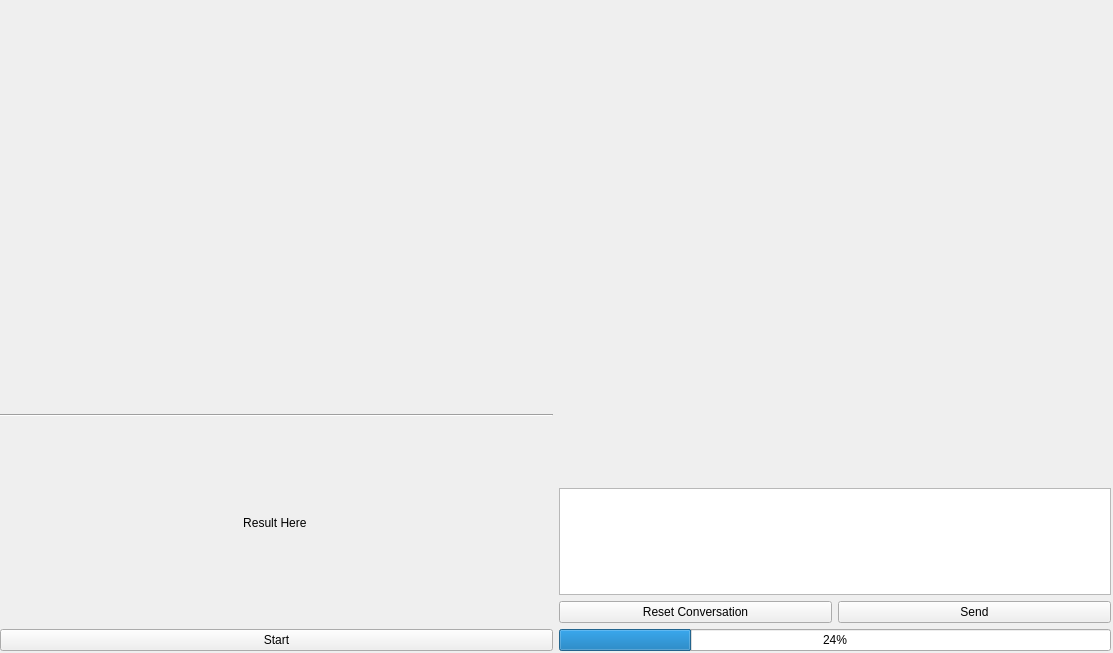
<?xml version="1.0" encoding="UTF-8"?>
<ui version="4.0">
    <class>Form</class>
    <widget class="QWidget" name="Form">
        <property name="geometry">
            <rect>
                <x>0</x>
                <y>0</y>
                <width>1113</width>
                <height>653</height>
            </rect>
        </property>
        <property name="windowTitle">
            <string>Form</string>
        </property>
        <property name="styleSheet">
            <string notr="true">font: italic 9pt &quot;得意黑&quot;;</string>
        </property>
        <widget class="QWidget" name="gridLayoutWidget">
            <property name="geometry">
                <rect>
                    <x>0</x>
                    <y>0</y>
                    <width>1111</width>
                    <height>651</height>
                </rect>
            </property>
            <layout class="QGridLayout" name="gridLayout">
                <item row="0" column="1">
                    <layout class="QHBoxLayout" name="horizontalLayout">
                        <item>
                            <layout class="QVBoxLayout" name="verticalLayout">
                                <item>
                                    <layout class="QVBoxLayout" name="verticalLayout_2">
                                        <item>
                                            <widget class="QWidget" name="widget" native="true">
                                                <property name="sizePolicy">
                                                    <sizepolicy hsizetype="Preferred" vsizetype="Expanding">
                                                        <horstretch>0</horstretch>
                                                        <verstretch>0</verstretch>
                                                    </sizepolicy>
                                                </property>
                                            </widget>
                                        </item>
                                        <item>
                                            <widget class="Line" name="line">
                                                <property name="orientation">
                                                    <enum>Qt::Horizontal</enum>
                                                </property>
                                            </widget>
                                        </item>
                                        <item>
                                            <widget class="QLabel" name="label">
                                                <property name="minimumSize">
                                                    <size>
                                                        <width>0</width>
                                                        <height>200</height>
                                                    </size>
                                                </property>
                                                <property name="text">
                                                    <string>&lt;html&gt;&lt;head/&gt;&lt;body&gt;&lt;p align=&quot;center&quot;&gt;Result
                                                        Here&lt;/p&gt;&lt;/body&gt;&lt;/html&gt;
                                                    </string>
                                                </property>
                                            </widget>
                                        </item>
                                        <item>
                                            <widget class="QPushButton" name="pushButton_3">
                                                <property name="text">
                                                    <string>Start</string>
                                                </property>
                                            </widget>
                                        </item>
                                    </layout>
                                </item>
                            </layout>
                        </item>
                    </layout>
                </item>
                <item row="0" column="2">
                    <layout class="QHBoxLayout" name="horizontalLayout_2">
                        <item>
                            <layout class="QVBoxLayout" name="verticalLayout_3" stretch="3,1">
                                <item>
                                    <layout class="QGridLayout" name="gridLayout_2" rowminimumheight="0">
                                        <item row="0" column="0">
                                            <spacer name="verticalSpacer">
                                                <property name="orientation">
                                                    <enum>Qt::Vertical</enum>
                                                </property>
                                                <property name="sizeHint" stdset="0">
                                                    <size>
                                                        <width>20</width>
                                                        <height>40</height>
                                                    </size>
                                                </property>
                                            </spacer>
                                        </item>
                                    </layout>
                                </item>
                                <item>
                                    <layout class="QGridLayout" name="gridLayout_3">
                                        <item row="1" column="1">
                                            <widget class="QPushButton" name="pushButton_2">
                                                <property name="text">
                                                    <string>Send</string>
                                                </property>
                                            </widget>
                                        </item>
                                        <item row="0" column="0" colspan="2">
                                            <widget class="QTextEdit" name="textEdit">
                                                <property name="sizePolicy">
                                                    <sizepolicy hsizetype="Preferred" vsizetype="Preferred">
                                                        <horstretch>0</horstretch>
                                                        <verstretch>0</verstretch>
                                                    </sizepolicy>
                                                </property>
                                            </widget>
                                        </item>
                                        <item row="1" column="0">
                                            <widget class="QPushButton" name="pushButton">
                                                <property name="text">
                                                    <string>Reset Conversation</string>
                                                </property>
                                            </widget>
                                        </item>
                                        <item row="2" column="0" colspan="2">
                                            <widget class="QProgressBar" name="progressBar">
                                                <property name="sizePolicy">
                                                    <sizepolicy hsizetype="Preferred" vsizetype="Fixed">
                                                        <horstretch>0</horstretch>
                                                        <verstretch>0</verstretch>
                                                    </sizepolicy>
                                                </property>
                                                <property name="value">
                                                    <number>24</number>
                                                </property>
                                            </widget>
                                        </item>
                                    </layout>
                                </item>
                            </layout>
                        </item>
                    </layout>
                </item>
            </layout>
        </widget>
    </widget>
    <resources/>
    <connections/>
</ui>
